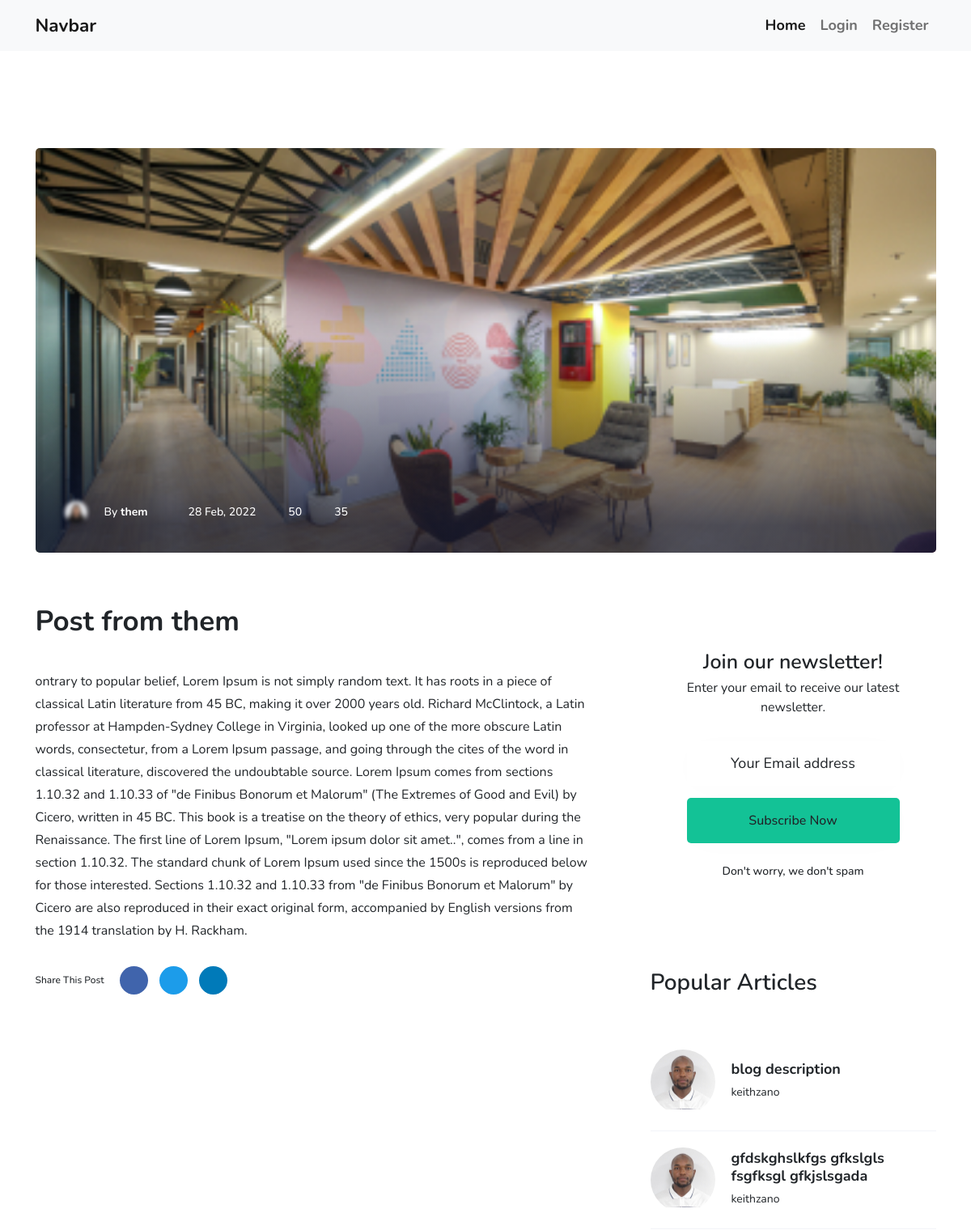
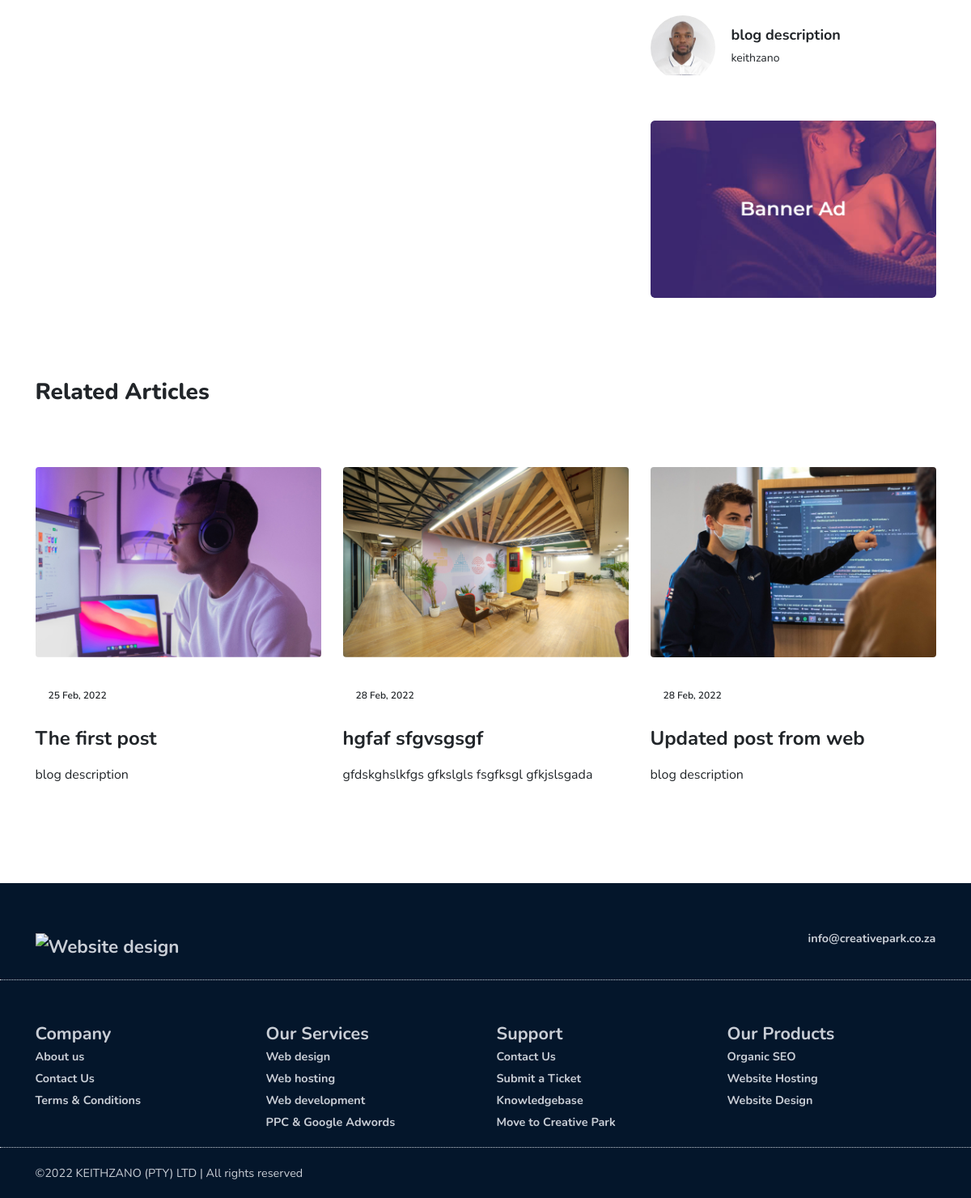
/post/5/, run on the app's committed database (2 pictures, top to bottom).
### blog/models.py (models this page shows, shortened)
class Post(models.Model):
	title = models.CharField(max_length=100)
	description = models.CharField(max_length=1000, default='blog description')
	content = models.TextField()
	thumbnail = models.ImageField(default ='default.jpg', upload_to='thumbnails')
	date_posted = models.DateTimeField(default=timezone.now)
	author = models.ForeignKey(User, on_delete=models.CASCADE)

### users/models.py (models this page shows, shortened)
class Profile(models.Model):
	user = models.OneToOneField(User, on_delete=models.CASCADE)
	image = models.ImageField(default ='default.jpg', upload_to='profile_pics')
	address = models.TextField(max_length=100, default='Cape Town, South Africa')
	phone = models.TextField(max_length=100, default= '(021) 234-5678')
	tel = models.TextField(max_length=100, default= '(021) 234-5678')

### blog/views.py (the view)
# urls.py: path('post/<pk>/', PostDetailView.as_view(), name='post-detail'),
class PostDetailView(DetailView):
	model = Post
	def get_context_data(self, *args, **kwargs):
	   context = super().get_context_data(*args,**kwargs)
	   context['posts'] = Post.objects.all()[0:3]
	   return context

### blog/templates/blog/post_detail.html (shortened to what this page needs)
  {% extends "layouts/base.html" %}
{%block content%}
{% load static %}
    <section class="ud-blog-details">
      <div class="container">
        <div class="row">
          <div class="col-lg-12">
            <div class="ud-blog-details-image">
              <img
                src="{{object.thumbnail.url}}"
                alt="blog details"
              />
              <div class="ud-blog-overlay">
                <div class="ud-blog-overlay-content">
                  <div class="ud-blog-author">
                    <img src="assets/images/blog/author-01.png" alt="author" />
                    <span>
                      By <a href="javascript:void(0)"> {{object.author}} </a>
                    </span>
                  </div>
                  <div class="ud-blog-meta">
                    <p class="date">
                       <span>{{object.date_posted|date:"d M, Y"}}</span>
                    </p>
                    <p class="comment">
                       <span>50</span>
                    </p>
                    <p class="view">
                       <span>35</span>
                    </p>
                  </div>
                </div>
              </div>
            </div>
          </div>
          <div class="col-lg-8">
            <div class="ud-blog-details-content">
              <h2 class="ud-blog-details-title">
                {{ object.title }}
              </h2>
              <p class="ud-blog-details-para">
                {{ object.content }}
              </p>
              <div class="ud-blog-details-action">
                <div class="ud-blog-share">
                  <h6>Share This Post</h6>
                  <ul class="ud-blog-share-links">
                    <li>
                      <a href="javascript:void(0)" class="facebook">
                      </a>
                    </li>
                    <li>
                      <a href="javascript:void(0)" class="twitter">
                      </a>
                    </li>
                    <li>
                      <a href="javascript:void(0)" class="linkedin">
                      </a>
                    </li>
                  </ul>
                </div>
              </div>
            </div>
          </div>
          <div class="col-lg-4">
            <div class="ud-blog-sidebar">
              <div class="ud-newsletter-box">
                <img
                  src="assets/images/blog/dotted-shape.svg"
                  alt="shape"
                  class="shape shape-1"
                />
                <img
                  src="assets/images/blog/dotted-shape.svg"
                  alt="shape"
                  class="shape shape-2"
                />
                <h3 class="ud-newsletter-title">Join our newsletter!</h3>
                <p>Enter your email to receive our latest newsletter.</p>
                <form class="ud-newsletter-form">
                  <input
                    type="email"
                    name="email"
                    placeholder="Your Email address"
                  />
                  <button class="ud-main-btn">Subscribe Now</button>
                  <p class="ud-newsletter-note">Don't worry, we don't spam</p>
                </form>
              </div>
              <div class="ud-articles-box">
                <h3 class="ud-articles-box-title">Popular Articles</h3>
                <ul class="ud-articles-list">
                  {% for post in posts %}
                  <li>
                    <div class="ud-article-image">
                      <img
                        src="{{post.author.profile.image.url}}"
                        alt="author"
                      />
                    </div>
                    <div class="ud-article-content">
                      <h5 class="ud-article-title">
                        <a href="javascript:void(0)">
                          {{post.description}}
                        </a>
                      </h5>
                      <p class="ud-article-author">{{post.author}}</p>
                    </div>
                  </li>
                  {% endfor %}
                </ul>
              </div>
              <div class="ud-banner-ad">
                <a href="javascript:void(0)">
                  <img
                    src="assets/images/blog/bannder-ad.png"
                    alt="ad banner"
                  />
                </a>
              </div>
            </div>
          </div>
        </div>
      </div>
    </section>
    <section class="ud-blog-grids ud-related-articles">
      <div class="container">
        <div class="row col-lg-12">
          <div class="ud-related-title">
            <h2 class="ud-related-articles-title">Related Articles</h2>
          </div>
        </div>
        <div class="row">
          {% for post in posts %}
          <div class="col-lg-4 col-md-6">
            <div class="ud-single-blog">
              <div class="ud-blog-image">
                <a href="{% url 'post-detail' post.id %}">
                  <img src="{{ post.thumbnail.url }}" alt="blog" />
                </a>
              </div>
              <div class="ud-blog-content">
                <span class="ud-blog-date">{{post.date_posted|date:"d M, Y"}}</span>
                <h3 class="ud-blog-title">
                  <a href="blog-details.html">
                    {{ post.title }}
                  </a>
                </h3>
                <p class="ud-blog-desc">
                  {{ post.description }}
                </p>
              </div>
            </div>
          </div>
          {% endfor %}
        </div>
      </div>
    </section>
 {%endblock content%}

### data on the page
Post: thumbnail (picture), author "them", date_posted "28 Feb, 2022", title "Post from them", content "ontrary to popular belief, Lorem Ipsum is not simply random text. It has roots in a piece of classical Latin literature from 45 BC, making it over 2000 years old. Richard McClintock, a Latin professor at Hampden-Sydney College in Virginia, looked up one of the more obscure Latin words, consectetur, from a Lorem Ipsum passage, and going through the cites of the word in classical literature, discovered the undoubtable source. Lorem Ipsum comes from sections 1.10.32 and 1.10.33 of \"de Finibus Bonorum et Malorum\" (The Extremes of Good and Evil) by Cicero, written in 45 BC. This book is a treatise on the theory of ethics, very popular during the Renaissance. The first line of Lorem Ipsum, \"Lorem…"
Post: author.profile.image (picture), description "blog description", author "keithzano", thumbnail (picture), date_posted "25 Feb, 2022", title "The first post"
Post: author.profile.image (picture), description "gfdskghslkfgs gfkslgls fsgfksgl gfkjslsgada", author "keithzano", thumbnail (picture), date_posted "28 Feb, 2022", title "hgfaf sfgvsgsgf"
Post: author.profile.image (picture), description "blog description", author "keithzano", thumbnail (picture), date_posted "28 Feb, 2022", title "Updated post from web"
